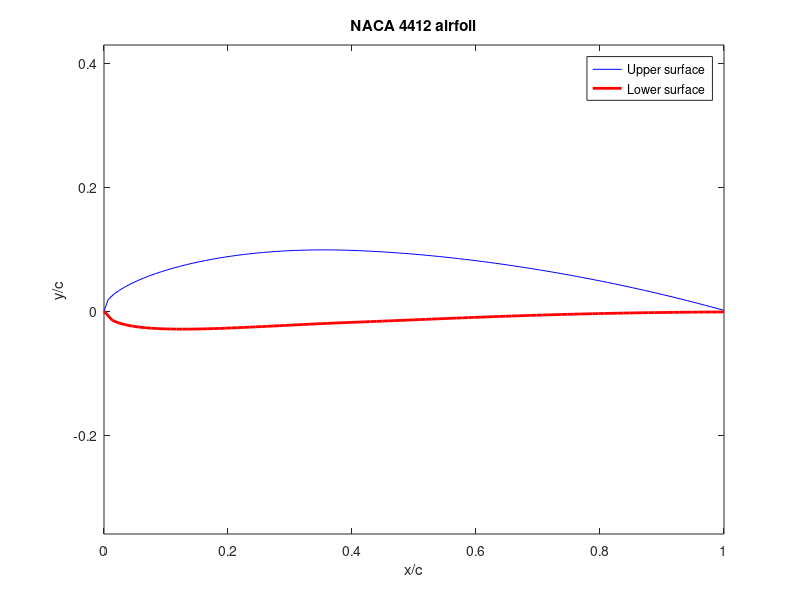

This figure's MATLAB source:
clc;
clear;
close all;


%% Input parameter
m = 0.04;   % maximun camber
p = 0.4;    % location of maximum camber
t = 0.12;   % thickness


%% Calculate coordinates
n = 100;    % number of points on each side of the chord
x = linspace(0,1,n+1);  % x-coordinates
yt = 5*t*(0.2969*sqrt(x)-0.126*x-0.3516*x.^2+0.2843*x.^3-0.1015*x.^4);  %thickness distribution
yf = zeros(size(x));
dyfdx = zeros(size(x));
% Calculate camber line
if p ~= 0    % Cambered airfoil
for i = 1:n+1
    if x(i)<=p
    yf(i) = (m/p^2)*(2*p*x(i)-x(i)^2);
    dyfdx(i) = (2*m/p^2)*(p-x(i));
    else
    yf(i)=(m/(1-p)^2)*((1-2*p)+2*p*x(i)-x(i)^2);
    dyfdx(i)=(2*m/(1-p)^2)*(p-x(i));
    end
end
end

% Calculate angle of the caber line
theta = atan(dyfdx);

% Calculate coordinates of the upper and lower surfaces;
xu = x - yt.*sin(theta);
xl = x + yt.*sin(theta);
yu = yf + yt.*cos(theta);
yl = yf - yt.*cos(theta);


%% Plot airfoil
figure;
plot(xu,yu,'b',xl,yl,'r','LineWidth',2);
axis equal;
xlabel('x/c');
ylabel('y/c');
legend('Upper surface','Lower surface');
title('NACA 4412 airfoil');
